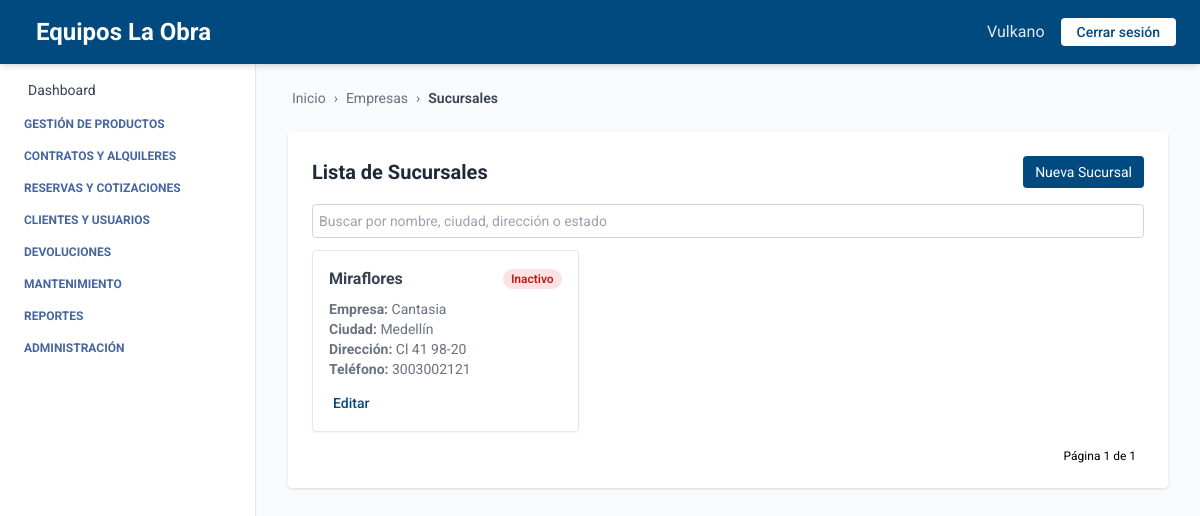
The page /empresa/sucursales/ on the database as committed earlier.
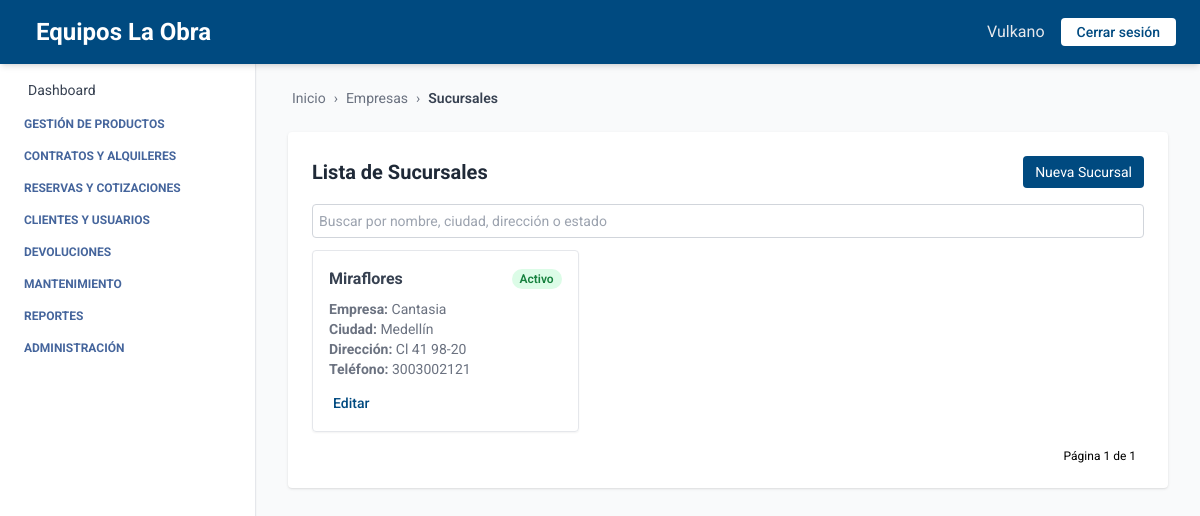
The same page on the database as committed later.
### empresa/models.py (models this page shows, shortened)
class Sucursal(models.Model):
    ESTADOS = [
        ("activo", "Activo"),
        ("inactivo", "Inactivo"),
    ]
    empresa = models.ForeignKey(Empresa, related_name='sucursales', on_delete=models.CASCADE)
    nombre = models.CharField(max_length=100)
    ciudad = models.CharField(max_length=100)
    direccion = models.CharField(max_length=255)
    telefono = models.CharField(max_length=20, blank=True, null=True)
    estado = models.CharField(max_length=20, choices=ESTADOS, default="activo")

class Empresa(models.Model):
    ESTADOS = [
        ("activo", "Activo"),
        ("inactivo", "Inactivo"),
    ]
    nombre = models.CharField(max_length=100)
    nit = models.CharField(max_length=50, unique=True)
    ciudad = models.CharField(max_length=100, blank=True, null=True)
    direccion = models.CharField(max_length=255, blank=True, null=True)
    departamento = models.CharField(max_length=100, blank=True, null=True)
    telefono = models.CharField(max_length=20, blank=True, null=True)
    estado = models.CharField(max_length=20, choices=ESTADOS, default="activo")

### empresa/views.py (the view)
# urls.py: path('sucursales/', SucursalListView.as_view(), name='sucursal_list'),
class SucursalListView(BreadcrumbMixin, ListView):
    model = Sucursal
    template_name = 'sucursal_list.html'
    context_object_name = 'sucursales'
    ordering = ['nombre']  # Orden alfabético por nombre de sucursal
    paginate_by = 10
    breadcrumb_items = [("Empresas", reverse_lazy("empresa_list")),
                        ("Sucursales", None)]
    def get_queryset(self):
        return super().get_queryset().select_related('empresa')

### core/views.py (called while the page is built)
    def get_context_data(self, **kwargs):
        context = super().get_context_data(**kwargs)
        context["home"] = self.home_url
        context["breadcrumb_items"] = self.breadcrumb_items
        return context

### empresa/templates/sucursal_list.html (shortened to what this page needs)
{% extends "index.html" %}
{% block breadcrumb %}
  {% include "breadcrumb.html" with home='/' breadcrumbs=breadcrumb_items %}
{% endblock %}
{% block content %}
<div class="max-w-5xl mx-auto mt-6 bg-white p-6 rounded shadow">
  <div class="flex justify-between items-center mb-4">
    <h2 class="text-xl font-bold text-gray-800">Lista de Sucursales</h2>
    <a href="{% url 'crear_sucursal' %}" class="bg-[var(--primary-color)] text-white px-3 py-1.5 text-sm rounded hover:bg-blue-700 transition">
      Nueva Sucursal
    </a>
  </div>
  <form method="get" class="mb-3">
    <input type="text" name="q" placeholder="Buscar por nombre, ciudad, dirección o estado" value="{{ request.GET.q }}" class="w-full text-sm p-1.5 border border-gray-300 rounded focus:outline-none focus:ring-2 focus:ring-[var(--primary-color)]" />
  </form>
  {% if sucursales %}
  <div class="grid grid-cols-1 md:grid-cols-2 lg:grid-cols-3 gap-4">
    {% for sucursal in sucursales %}
    <div class="border rounded shadow-sm p-4 hover:shadow-lg transition">
      <div class="mb-2 flex justify-between items-center">
        <h3 class="font-bold text-gray-700">{{ sucursal.nombre }}</h3>
        <span class="text-xs font-semibold px-2 py-0.5 rounded-full
          {% if sucursal.estado == 'activo' %}
            bg-green-100 text-green-700
          {% else %}
            bg-red-100 text-red-700
          {% endif %}">
          {{ sucursal.get_estado_display }}
        </span>
      </div>
      <p class="text-sm text-gray-500"><strong>Empresa:</strong> {{ sucursal.empresa.nombre }}</p>
      <p class="text-sm text-gray-500"><strong>Ciudad:</strong> {{ sucursal.ciudad }}</p>
      <p class="text-sm text-gray-500"><strong>Dirección:</strong> {{ sucursal.direccion }}</p>
      <p class="text-sm text-gray-500"><strong>Teléfono:</strong> {{ sucursal.telefono }}</p>
      <div class="mt-3">
        <a href="{% url 'editar_sucursal' sucursal.id %}" class="text-sm font-medium text-[var(--primary-color)] hover:underline">Editar</a>
      </div>
    </div>
    {% endfor %}
  </div>
  {% else %}
    <p class="text-gray-600">No hay sucursales registradas.</p>
  {% endif %}
  <div class="mt-4 flex justify-end text-xs">
    <span class="mx-2">Página {{ page_obj.number }} de {{ page_obj.paginator.num_pages }}</span>
  </div>
</div>
{% endblock %}

Rows that differ between the two databases and show on the page:
changed Sucursal "Miraflores": estado "Inactivo" → "Activo"
